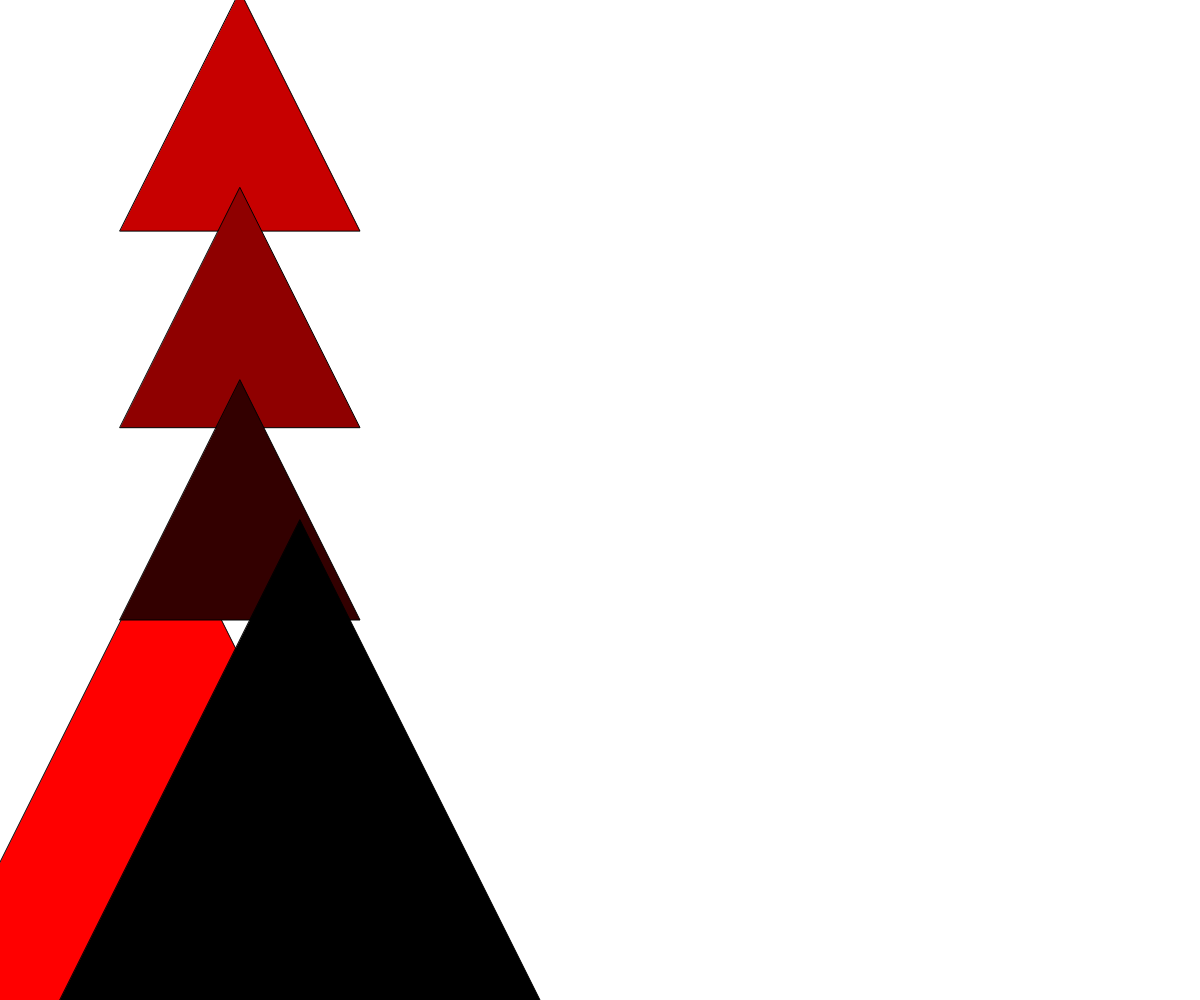
Frame 1 (no input)
Frame 60 (no input): identical to frame 1, image omitted
Frame 120 (the mouse pressed at the canvas centre since frame 60): identical to frame 1, image omitted

The p5.js sketch that drew this single still picture (run headless with seeded random() and noise() and a simulated clock; from frame 60 on, the mouse is pressed at the canvas centre):

// p5.js sketch
// ── sketch.js
let from;
let to;
let interA;
let interB;
let interC;

function setup() {
  createCanvas(windowWidth, windowHeight);
  from = color(255, 0, 0);
  to = color(0, 0, 0);

  interA = lerpColor(from, to, 0.22);
  interB = lerpColor(from, to, 0.44);
  interC = lerpColor(from, to, 0.80);
}

function draw() {
  background(255, 255, 255);

  fill(from);
  myTriangle(.4, width/7, height);

  fill(interA);
  myTriangle(.1, width/5, height/9);

  fill(interB);
  myTriangle(.1,width/5, height/3.25);

  fill(interC);
  myTriangle(.1, width/5, height/2);

  fill(to);
  myTriangle(.4, width/4, height);
    
}

  //console.log("mouseX: "+mouseX, "mouseY: "+mouseY);
  function myTriangle (amountOfWindow, x, y){
    push();
    const size = width * amountOfWindow;
    translate(x,y);
    triangle(0, -size, size, size, -size, size);
    pop(); 
}

// ── style.css
html, body {
  margin: 20;
  padding: 25;
}

canvas {
  display: block;
  max-height: 100%;
  max-width: 100%;
}
